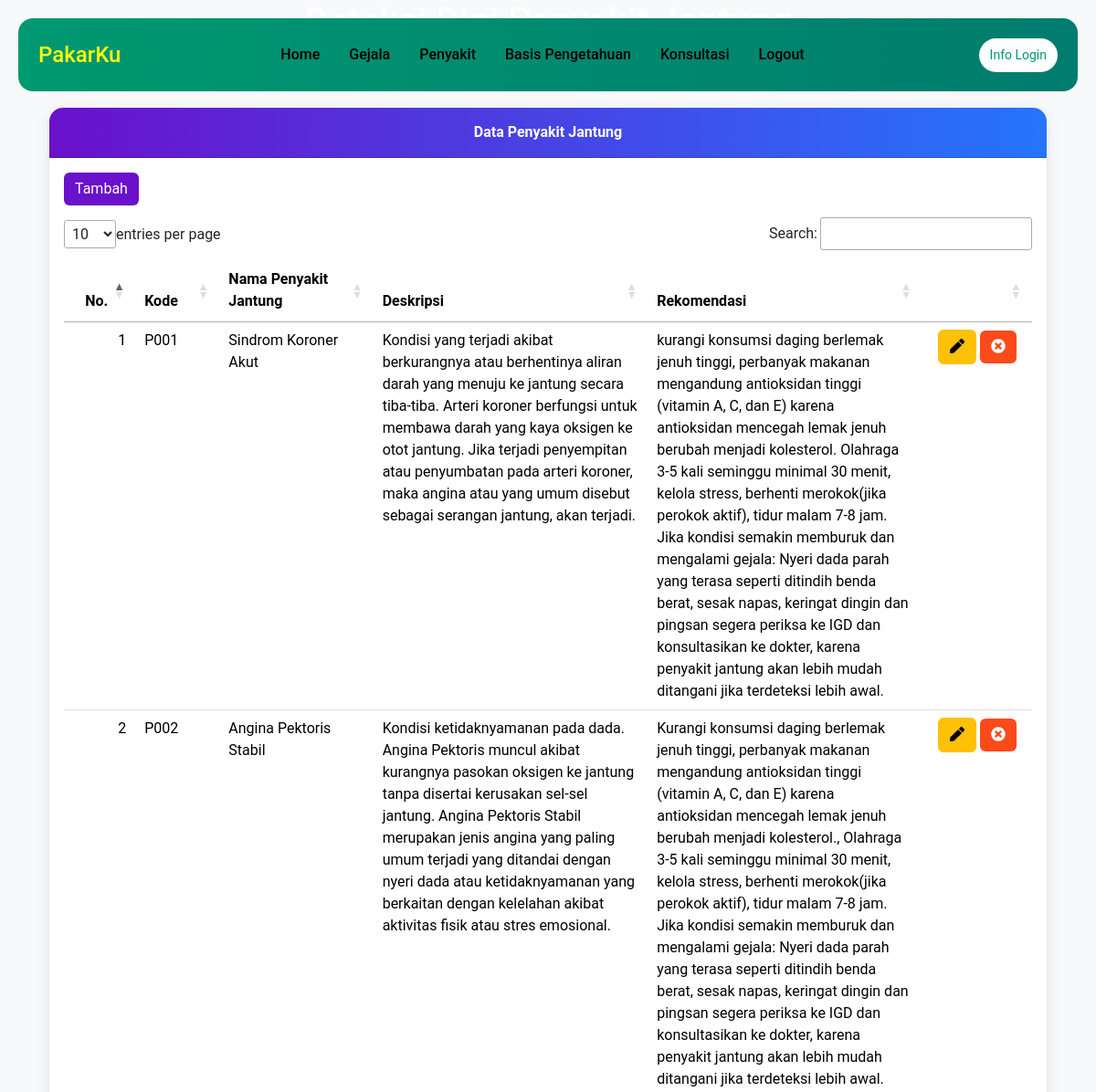
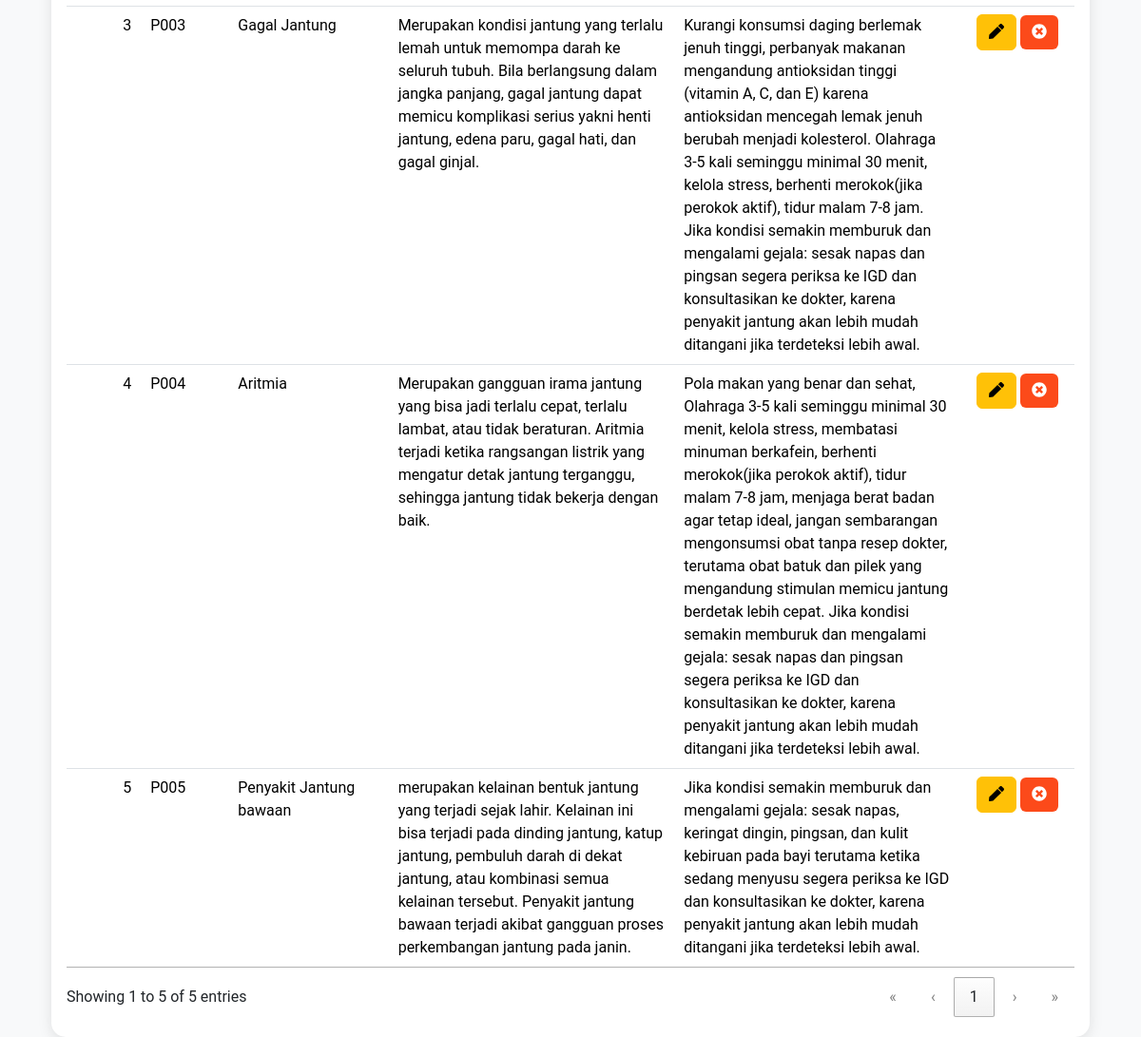
Screenshot of /index.php?page=penyakit (signed in) with the database file from the repository (2 pictures, top to bottom).
### tables this page shows
CREATE TABLE `penyakit` (
  `idpenyakit` int(255) NOT NULL,
  `kodepenyakit` varchar(30) NOT NULL,
  `nmpenyakit` varchar(50) NOT NULL,
  `keterangan` varchar(355) NOT NULL,
  `solusi` text NOT NULL
);

### tampil_penyakit.php (the view, shortened to what this page needs)
<div class="container mt-3">
  <div class="card card-custom">
    <div class="card-header card-header-custom"><strong>Data Penyakit Jantung</strong></div>
    <div class="card-body">
      <a class="btn btn-success mb-2" href="?page=penyakit&action=tambah">Tambah</a>
      <table class="table table-hover" id="myTable">
        <thead>
          <tr>
            <th width="10px">No.</th>
            <th width="10px">Kode</th>
            <th width="140px">Nama Penyakit Jantung</th>
            <th width="250px">Deskripsi</th>
            <th width="250px">Rekomendasi</th>
            <th width="100px"></th>
          </tr>
        </thead>
        <tbody>
          <?php
          $no = 1;
          $sql = "SELECT*FROM penyakit ORDER BY kodepenyakit ASC";
          $result = $conn->query($sql);
          while ($row = $result->fetch_assoc()) {
          ?>
            <tr>
              <td><?php echo $no++; ?></td>
              <td><?php echo $row['kodepenyakit']; ?></td>
              <td><?php echo $row['nmpenyakit']; ?></td>
              <td><?php echo $row['keterangan']; ?></td>
              <td><?php echo $row['solusi']; ?></td>
              <td align="center">
                <a class="btn btn-warning" href="?page=penyakit&action=update&id=<?php echo $row['idpenyakit']; ?>">
                  <i class="fas fa-pen"></i>
                </a>
                <a onclick="return confirm('Yakin menghapus data ini ?')" class="btn btn-danger" href="?page=penyakit&action=hapus&id=<?php echo $row['idpenyakit']; ?>">
                  <i class="fas fa-times-circle"></i>
              </td>
            </tr>
          <?php
          }
          ?>
        </tbody>
      </table>
    </div>
  </div>
</div>

### assets/css/all.css (style rules this page uses)
.fa-pen:before { content:"\f304" }
.fa-times-circle:before { content:"\f057" }

### assets/css/style.css (style rules this page uses)
body { font-family: 'Roboto', sans-serif; background-color: #f8f9fa; }
.card-custom { border: none; border-radius: 15px; overflow: hidden; box-shadow: 0 4px 15px rgba(0, 0, 0, 0.1); transition: transform 0.3s; }
.card-header-custom { background-image: linear-gradient(to right, #6a11cb, #2575fc); color: white; padding: 15px; text-align: center; }
.btn-success { background-color: #6a11cb; border: none; }
.btn-danger { background-color: #fc4a1a; border: none; }

### rows the page displays
penyakit: kodepenyakit "P001", nmpenyakit "Sindrom Koroner Akut", keterangan "Kondisi yang terjadi akibat berkurangnya atau berhentinya aliran darah yang menuju ke jantung secara tiba-tiba. Arteri koroner berfungsi untuk membawa darah yang kaya oksigen ke otot jantung. Jika terjadi penyempitan atau penyumbatan pada arteri koroner, maka angina atau yang umum disebut sebagai serangan jantung, akan terjadi.", solusi "kurangi konsumsi daging berlemak jenuh tinggi, perbanyak makanan mengandung antioksidan tinggi (vitamin A, C, dan E) karena antioksidan mencegah lemak jenuh berubah menjadi kolesterol. Olahraga 3-5 kali seminggu minimal 30 menit, kelola stress, berhenti merokok(jika perokok aktif), tidur malam 7-8 jam. Jika kondisi semakin memburuk dan mengalami gejala: Nyeri dada parah yang terasa seperti ditindih benda berat, sesak napas, keringat dingin dan pingsan segera periksa ke IGD dan konsultasikan ke dokter, karena penyakit jantung akan lebih mudah ditangani jika terdeteksi lebih awal."
penyakit: kodepenyakit "P002", nmpenyakit "Angina Pektoris Stabil", keterangan "Kondisi ketidaknyamanan pada dada. Angina Pektoris muncul akibat kurangnya pasokan oksigen ke jantung tanpa disertai kerusakan sel-sel jantung. Angina Pektoris Stabil merupakan jenis angina yang paling umum terjadi yang ditandai dengan nyeri dada atau ketidaknyamanan yang berkaitan dengan kelelahan akibat aktivitas fisik atau stres emosional.", solusi "Kurangi konsumsi daging berlemak jenuh tinggi, perbanyak makanan mengandung antioksidan tinggi (vitamin A, C, dan E) karena antioksidan mencegah lemak jenuh berubah menjadi kolesterol., Olahraga 3-5 kali seminggu minimal 30 menit, kelola stress, berhenti merokok(jika perokok aktif), tidur malam 7-8 jam. Jika kondisi semakin memburuk dan mengalami gejala: Nyeri dada parah yang terasa seperti ditindih benda berat, sesak napas, keringat dingin dan pingsan segera periksa ke IGD dan konsultasikan ke dokter, karena penyakit jantung akan lebih mudah ditangani jika terdeteksi lebih awal."
penyakit: kodepenyakit "P003", nmpenyakit "Gagal Jantung", keterangan "Merupakan kondisi jantung yang terlalu lemah untuk memompa darah ke seluruh tubuh. Bila berlangsung dalam jangka panjang, gagal jantung dapat memicu komplikasi serius yakni henti jantung, edena paru, gagal hati, dan gagal ginjal.", solusi "Kurangi konsumsi daging berlemak jenuh tinggi, perbanyak makanan mengandung antioksidan tinggi (vitamin A, C, dan E) karena antioksidan mencegah lemak jenuh berubah menjadi kolesterol. Olahraga 3-5 kali seminggu minimal 30 menit, kelola stress, berhenti merokok(jika perokok aktif), tidur malam 7-8 jam. Jika kondisi semakin memburuk dan mengalami gejala: sesak napas dan pingsan segera periksa ke IGD dan konsultasikan ke dokter, karena penyakit jantung akan lebih mudah ditangani jika terdeteksi lebih awal."
penyakit: kodepenyakit "P004", nmpenyakit "Aritmia", keterangan "Merupakan gangguan irama jantung yang bisa jadi terlalu cepat, terlalu lambat, atau tidak beraturan. Aritmia terjadi ketika rangsangan listrik yang mengatur detak jantung terganggu, sehingga jantung tidak bekerja dengan baik.", solusi "Pola makan yang benar dan sehat, Olahraga 3-5 kali seminggu minimal 30 menit, kelola stress, membatasi minuman berkafein, berhenti merokok(jika perokok aktif), tidur malam 7-8 jam, menjaga berat badan agar tetap ideal, jangan sembarangan mengonsumsi obat tanpa resep dokter, terutama obat batuk dan pilek yang mengandung stimulan memicu jantung berdetak lebih cepat. Jika kondisi semakin memburuk dan mengalami gejala: sesak napas dan pingsan segera periksa ke IGD dan konsultasikan ke dokter, karena penyakit jantung akan lebih mudah ditangani jika terdeteksi lebih awal."
penyakit: kodepenyakit "P005", nmpenyakit "Penyakit Jantung bawaan", keterangan "merupakan kelainan bentuk jantung yang terjadi sejak lahir. Kelainan ini bisa terjadi pada dinding jantung, katup jantung, pembuluh darah di dekat jantung, atau kombinasi semua kelainan tersebut. Penyakit jantung bawaan terjadi akibat gangguan proses perkembangan jantung pada janin.", solusi "Jika kondisi semakin memburuk dan mengalami gejala: sesak napas, keringat dingin, pingsan, dan kulit kebiruan pada bayi terutama ketika sedang menyusu segera periksa ke IGD dan konsultasikan ke dokter, karena penyakit jantung akan lebih mudah ditangani jika terdeteksi lebih awal."
